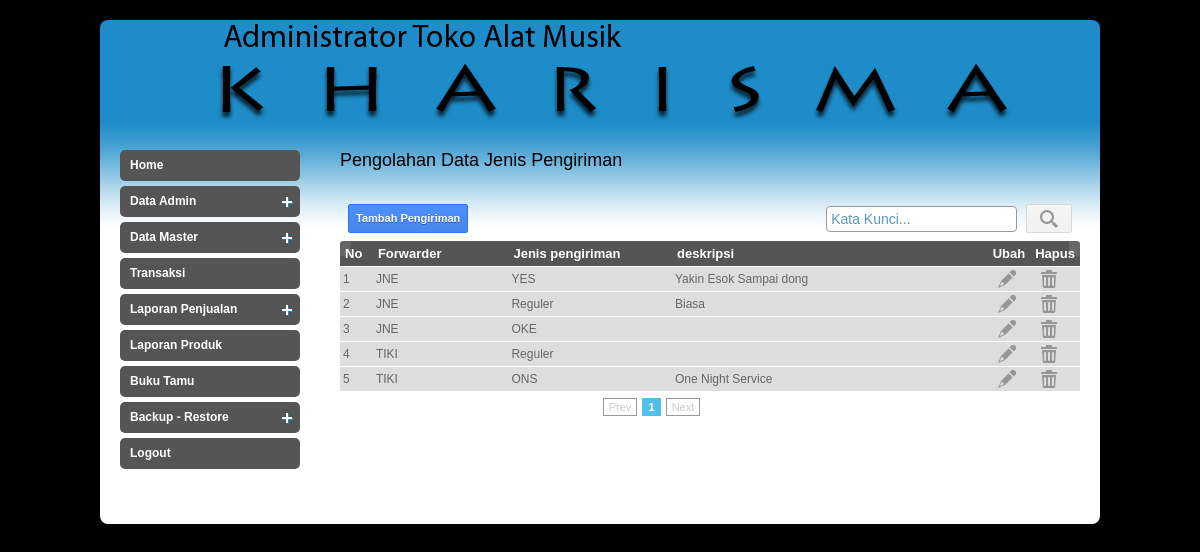
The page /admin/index.php?page=jeniskirim (signed in) on the database its author committed.
### tables this page shows
CREATE TABLE `t_jeniskirim` (
  `id_jeniskirim` int(11) NOT NULL auto_increment,
  `id_forwarder` int(11) NOT NULL,
  `nama_jeniskirim` varchar(50) NOT NULL,
  `deskripsi_jeniskirim` text NOT NULL,
  PRIMARY KEY  (`id_jeniskirim`)
);

CREATE TABLE `t_forwarder` (
  `id_forwarder` int(11) NOT NULL auto_increment,
  `nama_forwarder` varchar(500) NOT NULL,
  `deskripsi_forwarder` text NOT NULL,
  PRIMARY KEY  (`id_forwarder`),
  UNIQUE KEY `nama_jasapengiriman` (`nama_forwarder`)
);

### admin/inc/jeniskirim.php (the view, shortened to what this page needs)
<h2>Pengolahan Data Jenis Pengiriman</h2>
    <?php
if(isset($_GET['act'])){
	if($_GET['act'] == 'add'){
	?>
    <form action="" method="post" id="registrationform">
        <table>
        	<tr>
            	<td><label for="forwarder">Nama forwarder :</label></td>
            	<td>
                		<select size="1" name="forwarder" id="forwarder" class="inputan">
                        <?php
						$qprov = mysql_query("SELECT * FROM t_forwarder");
						while($dprov = mysql_fetch_array($qprov)){
						?>
                        	<option value="<?php echo $dprov['id_forwarder']; ?>"><?php echo $dprov['nama_forwarder']; ?></option>
                        <?php
						}
						?>
                        </select>
               	</td>
            </tr>
        	<tr>
            	<td><label for="jeniskirim">Nama jenis Pengiriman :</label></td>
            	<td><input type="text" name="jeniskirim" id="jeniskirim" size="49" maxlength="128" class="inputan"/></td>
            </tr>
        	<tr>
            	<td><label for="deskripsi">Deskripsi :</label></td>
            	<td><textarea name="deskripsi" id="deskripsi" rows="5" cols="60" class="inputan"></textarea></td>
            </tr>
        	<tr>
            	<td colspan="2" align="center">
                	<button name="save" class="blue"/><span class="label1">Simpan</span></button>
                    <a class="button red" href="?page=jeniskirim"/><span class="label1">Batal</span></a>
				</td>
            </tr>
        </table>
	</form>
    <?php
	}
	elseif($_GET['act'] == 'edit'){
	$id_jeniskirim = addslashes($_GET['idk']);
	$qjeniskirim = mysql_query("SELECT * FROM t_jeniskirim a, t_forwarder b
						 WHERE a.id_forwarder = b.id_forwarder
						 AND a.id_jeniskirim = '$id_jeniskirim'");
	$djeniskirim = mysql_fetch_array($qjeniskirim);
	?>
    <form action="" method="post" onSubmit="return conf();" id="registrationform">
        <table>
        	<tr>
            	<td><label for="forwarder">Nama forwarder :</label></td>
            	<td>
                		<select size="1" name="forwarder" id="forwarder" class="inputan">
                        <?php
						$qprov = mysql_query("SELECT * FROM t_forwarder");
						while($dprov = mysql_fetch_array($qprov)){
						?>
                        	<option value="<?php echo $dprov['id_forwarder']; ?>" <?php echo($dprov['id_forwarder'] == $djeniskirim['id_forwarder'])?"selected":""; ?>><?php echo $dprov['nama_forwarder']; ?></option>
                        <?php
						}
						?>
                        </select>
               	</td>
            </tr>
        	<tr>
            	<td><label for="jeniskirim">Nama Jenis Pengiriman :</label></td>
            	<td><input type="text" name="jeniskirim" id="jeniskirim" size="49" maxlength="128" value="<?php echo $djeniskirim['nama_jeniskirim']; ?>" class="inputan"/></td>
            </tr>
        	<tr>
            	<td><label for="deskripsi">deskripsi :</label></td>
            	<td><textarea name="deskripsi" id="deskripsi" rows="5" cols="60"class="inputan">
				<?php echo $djeniskirim['deskripsi_jeniskirim']; ?></textarea></td>
            </tr>
        	<tr>
            	<td colspan="2" align="center"><input type="hidden" name="id_jeniskirim" value="<?php echo $id_jeniskirim; ?>" />
                	<button name="update" class="blue"/><span class="label1">Ubah</span></button>
                    <a class="button red" href="?page=jeniskirim"/><span class="label1">Batal</span></a>
              	</td>
            </tr>
        </table>
	</form>
    <?php
	}
}
else{
$batas   = 10;
if(empty($halaman)){
	$posisi  = 0;
	$halaman = 1;
}
else{
	$posisi = ($halaman-1) * $batas;
}
?>
	<table width="100%" style=" margin-top:10px;">
    <tr>
    <td align="right">
	<a href="?page=jeniskirim&act=add" class="button blue">
    <span class="label1">Tambah Pengiriman</span></a>
    </td>
    <td align="right" width="70%">
    <form method="post" action="">
    	<input type="text" name="textcari" class="newsletter_input" value="<?php if(isset($_POST['textcari'])){ echo $_POST['textcari']; } else { echo "Kata Kunci..."; }?>" onBlur="if(this.value=='') this.value='Kata Kunci...';" onFocus="if(this.value=='Kata Kunci...') this.value='';" /></td><td>
        <button name="cari" class="action"/>
        <span class="icon icon198"></span></button>
    </td></tr>
    </table>
    <?php
	if(isset($_POST['textcari'])){
		$sqlquery = "AND nama_jeniskirim LIKE '%$_POST[textcari]%'";
	}
	else{
		$sqlquery = "";
	}
?>
<table width="592" id="rounded-corner">
    <thead>
    	<tr>
        	<th width="51" class="rounded-company" scope="col">No</th>
            <th width="160" class="rounded" scope="col">Forwarder</th>
            <th width="200" class="rounded" scope="col">Jenis pengiriman</th>
            <th width="444" class="rounded" scope="col">deskripsi</th>
            <th width="32" class="rounded" scope="col">Ubah</th>
            <th width="32" class="rounded-q4" scope="col">Hapus</th>
        </tr>
    </thead>
    <tbody>
    	<?php
		$qjeniskirim = mysql_query("SELECT * FROM t_jeniskirim a, t_forwarder b
							WHERE a.id_forwarder = b.id_forwarder
							$sqlquery
							LIMIT $posisi,$batas");
		$kolom=1;
		$i=0;
		$no = $posisi+1;
		while($djeniskirim = mysql_fetch_array($qjeniskirim)){
			if ($i >= $kolom){
				echo "<tr class='row$djeniskirim[id_jeniskirim]'>";
			}
		?>
        	<td><?php echo $no; ?></td>
            <td><?php echo $djeniskirim['nama_forwarder']; ?></td>
            <td><?php echo $djeniskirim['nama_jeniskirim']; ?></td>
            <td><?php echo $djeniskirim['deskripsi_jeniskirim']; ?></td>
            <td><a href="?page=jeniskirim&act=edit&idk=<?php echo $djeniskirim['id_jeniskirim']; ?>" title="Ubah">
                	<span class="icon icon145"></span></a></td>
            <td>
            	<a href="<?php echo $djeniskirim['id_jeniskirim']; ?>" id="jeniskirim" class="ask" title="Simpan">
                	<span class="icon icon186"></span></a></td>
        <?php
		$i++;
		$no++;
			if($i >= $kolom){
				echo "</tr>";
			}
		}
		?>
    </tbody>
</table>
<div class="pagination">
	<?php
	$tampil2 = mysql_query("SELECT * FROM t_jeniskirim a, t_forwarder as b
							WHERE a.id_forwarder = b.id_forwarder
							$sqlquery");
	$jmldata = mysql_num_rows($tampil2);
	$jmlhal  = ceil($jmldata/$batas);
	echo "<div class=paging>";
	if($halaman > 1){
		$prev=$halaman-1;
		echo "<span class=prevnext><a href='$_SERVER[PHP_SELF]?page=jeniskirim&halaman=$prev'>Prev</a></span> ";
	}
	else{
		echo "<span class=disabled>Prev</span> ";
	}
	$angka=($halaman > 3 ? " ... " : " ");
	for($i=$halaman-2;$i<$halaman;$i++)
	{
	  if ($i < 1)
		  continue;
	  $angka .= "<a href='$_SERVER[PHP_SELF]?page=jeniskirim&halaman=$i'>$i</a> ";
	}
	$angka .= "<span class=current>$halaman</span> ";
	for($i=$halaman+1;$i<($halaman+3);$i++)
	{
	  if ($i > $jmlhal)
		  break;
	  $angka .= "<a href='$_SERVER[PHP_SELF]?page=jeniskirim&halaman=$i'>$i</a> ";
	}
	$angka .= ($halaman+2<$jmlhal ? " ...
			  <a href='$_SERVER[PHP_SELF]?page=jeniskirim&halaman=$jmlhal'>$jmlhal</a> " : " ");
	echo "$angka ";
	if($halaman < $jmlhal){
		$next=$halaman+1;
		echo "<span class=prevnext><a href='$_SERVER[PHP_SELF]?page=jeniskirim&halaman=$next'>Next</a></span>";
	}
	else{
		echo "<span class=disabled>Next</span>";
	}
	echo "</div>";
}
	?>

### admin/style.css (style rules this page uses)
body { background:#000; font-family:Arial, Helvetica, sans-serif; padding:0; font-size:12px; margin-top:20px; color: #0e4354; }
a { color:#256c89; }
h2 { font-size:18px; color:#000; font-weight:normal; padding:0px 0 15px 0; margin:0px; clear:both; }
#rounded-corner { margin:0px; width:740px; text-align: left; border-collapse: collapse; }
#rounded-corner thead th.rounded-company { width:26px; background: #555555 url('images/left.jpg') left top no-repeat; }
#rounded-corner thead th.rounded-q4 { background: #555555 url('images/right.jpg') right top no-repeat; }
#rounded-corner th { padding: 5px; font-weight: bold; font-size: 13px; color: #FFF; background: #555; }
#rounded-corner td { padding: 3px; background:#ddd; border-top: 1px solid #fff; color: #666; }
div.pagination { width:625px; clear:both; padding:10px 0 10px 0; margin:0px; text-align:center; float:left; clear:both; font-size:11px; }
div.pagination span.current { padding: 2px 5px 2px 5px; margin-right: 2px; border: 1px solid #52bfea; font-weight: bold; background-color: #52bfea; color: #FFF; }
div.pagination span.disabled { padding: 2px 5px 2px 5px; margin-right: 2px; border: 1px solid #999; color: #ccc; }
input[type=text],input[type=password], select, textarea { -moz-border-radius:4px; -webkit-border-radius:4px; border:1px solid #999; font-size:14px; color:#5599bb; padding:4px; }

### css/css3-buttons.css (style rules this page uses)
button, .button { text-decoration: none; text-shadow: 0 1px 0 #fff; font: bold 11px Helvetica, Arial, sans-serif; color: #444; line-height: 17px; height: 18px; display: inline-block; float: left; margin: 5px; padding: 5px 6px 4px 6px; background: #F3F3F3; border: solid 1px #D9D9D9; border-radius: 2px; -webkit-border-radius: 2px; -moz-border-radius: 2px; -webkit-transition: border-color .20s; -moz-transition: border-color .20s; -o-transition: border-color .20s; transition: border-color .20s; }
button { height: 29px !important; cursor: pointer; }
button.action, .button.action { border: 1px solid #D8D8D8 !important; background: #F2F2F2; background: -webkit-linear-gradient(top, #F5F5F5, #F1F1F1); background: -moz-linear-gradient(top, #F5F5F5, #F1F1F1); background: -ms-linear-gradient(top, #F5F5F5, #F1F1F1); background: -o-linear-gradient(top, #F5F5F5, #F1F1F1); -webkit-transition: border .20s; -moz-transition: border .20s; -o-transition: border .20s; transition: border .20s; }
button.blue, .button.blue { border: 1px solid #3079ED !important; background: #4B8DF8; background: -webkit-linear-gradient(top, #4C8FFD, #4787ED); background: -moz-linear-gradient(top, #4C8FFD, #4787ED); background: -ms-linear-gradient(top, #4C8FFD, #4787ED); background: -o-linear-gradient(top, #4C8FFD, #4787ED); -webkit-transition: border .20s; -moz-transition: border .20s; -o-transition: border .20s; transition: border .20s; }
.ddm span.label1, button span.label1, .button span.label1 { display: inline-block; float: left; line-height: 17px; height: 18px; padding: 0 1px; overflow: hidden; color: #444; -webkit-transition: color .20s; -moz-transition: color .20s; -o-transition: color .20s; transition: color .20s; }
button.blue .label1, .button.blue .label1 { color: #FFF !important; text-shadow: 0 1px 0 #2F5BB7 !important; }
.ddm span.icon, button span.icon, .icon, .button span.icon { background-image: url(../gambar/google+-ui-sprite-gray.png); display: inline-block; margin: 0 7px; float: left; line-height: 18px; height: 18px; width: 18px; max-width: 18px; overflow: hidden; text-indent: -9999px; background-repeat: no-repeat; -webkit-transition: background-image 0.20s linear; -moz-transition: background-image 0.20s linear; -o-transition: background-image 0.20s linear; transition: background-image 0.20s linear; }
span.icon145 { background-position: -72px -126px; }
span.icon186 { background-position: -90px -162px; }
span.icon198 { background-position: -306px -162px; }

### rows shown on the page
t_jeniskirim: id_forwarder.nama_forwarder "JNE", nama_jeniskirim "YES", deskripsi_jeniskirim "Yakin Esok Sampai dong"
t_jeniskirim: id_forwarder.nama_forwarder "JNE", nama_jeniskirim "Reguler", deskripsi_jeniskirim "Biasa"
t_jeniskirim: id_forwarder.nama_forwarder "JNE", nama_jeniskirim "OKE"
t_jeniskirim: id_forwarder.nama_forwarder "TIKI", nama_jeniskirim "Reguler"
t_jeniskirim: id_forwarder.nama_forwarder "TIKI", nama_jeniskirim "ONS", deskripsi_jeniskirim "One Night Service"

### other values the page prints
$halaman "1"
